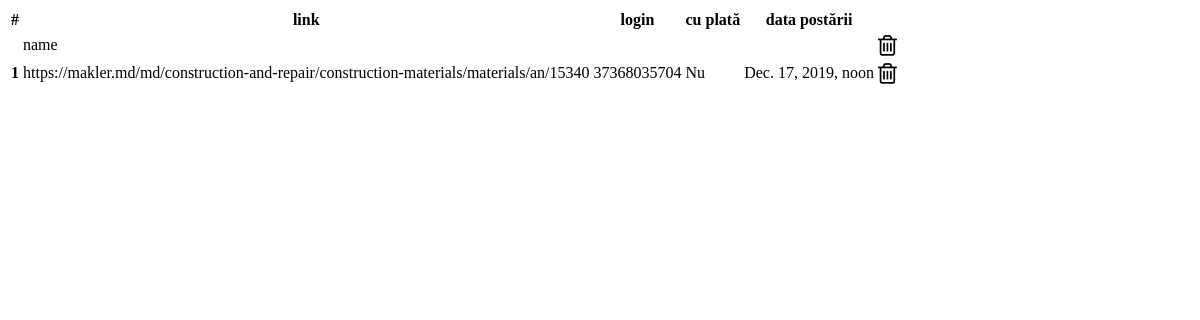
The page /get_table on the database as committed earlier.
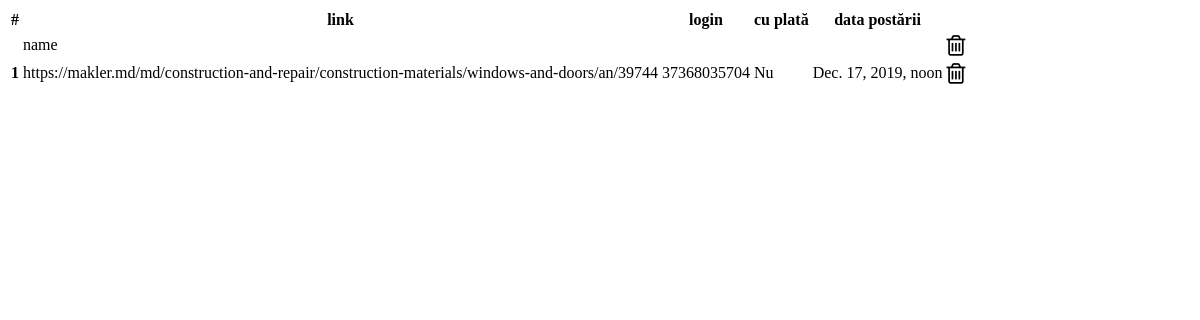
The same page on the database as committed later.
### robot/models.py (models this page shows)
class Category(models.Model):
    content = models.CharField(max_length=400)
    name = models.CharField(max_length=400, default="name")

class Link(models.Model):
    account = models.ForeignKey(Account, on_delete=models.CASCADE, related_name='link_account')
    category = models.ForeignKey('Category', on_delete=models.CASCADE, default=1, related_name='link_category')
    content = models.TextField()
    payment = models.BooleanField(default=False)
    posted = models.BooleanField(default=False)
    post_date = models.DateTimeField(null = True, blank=True)

class Account(models.Model):
    author = models.ForeignKey(User, on_delete=models.CASCADE, related_name='account_user')
    username = models.CharField(max_length=100)
    password = models.CharField(max_length=100)

### robot/views.py (the view)
# urls.py: path('get_table', views.get_table, name='get_table'),
def get_table(request):
    return render(request, 'robot/table.html', {
        'account': Account.objects.all(),
        'category': Category.objects.all(),
        'links':Link.objects.all(),
        'form':NameForm(),
        })

### robot/templates/robot/table.html
{% load static %}
<link rel="stylesheet" href="https://cdnjs.cloudflare.com/ajax/libs/font-awesome/4.7.0/css/font-awesome.min.css">
<table class="table">
    <thead class="thead-dark">
      <tr>
        <th scope="col">#</th>
        <th scope="col">link</th>
        <th scope="col">login</th>
        <th scope="col">cu plată</th>
        <th scope="col">data postării</th>
        <th scope="col"></th>
      </tr>
    </thead>
    <tbody>
        {% for cat in category %}
        <tr class="category">
            <th class="gray"></th>
            <td>{{ cat.name }}</td>
            <td></td>
            <td></td>
            <td><th class="gray">
                <a data-id="{{cat.id}}c" class="delete_button" data-toggle="modal" data-target="#delete_modal">
                    <span class="red"><i class="fa fa-trash-o" style="font-size:24px"></span></i>
                </a>
            </th></td>
        </tr>
            {% for link in cat.link_category.all %}
            <tr>
                <th>{{forloop.counter}}</th>
                <td>{{ link.content }}</td>
                <td>{{ link.account.username}}</td>
                <td>
                    {% if link.payment == True %}
                    Da
                    {% else %}
                    Nu
                    {% endif %}
                </td>
                <td>
                    {% if link.post_date == None %}
                    Nu a fost postat
                    {% else %}
                    {{link.post_date}}
                    {% endif %}
                </td>
                <td>
                    <a data-id="{{link.id}}l" class="delete_button" data-toggle="modal" data-target="#delete_modal">
                        <span class="red"><i class="fa fa-trash-o" style="font-size:24px"></span></i>
                    </a>
                </td>
            </tr>
                {% endfor %}
    {% endfor %}
    </tbody>
  </table>

Rows that differ between the two databases and show on the page:
changed Link: content "https://makler.md/md/construction-and-repair/construction-materials/materials/an/15340" → "https://makler.md/md/construction-and-repair/construction-materials/windows-and-doors/an/39744"
